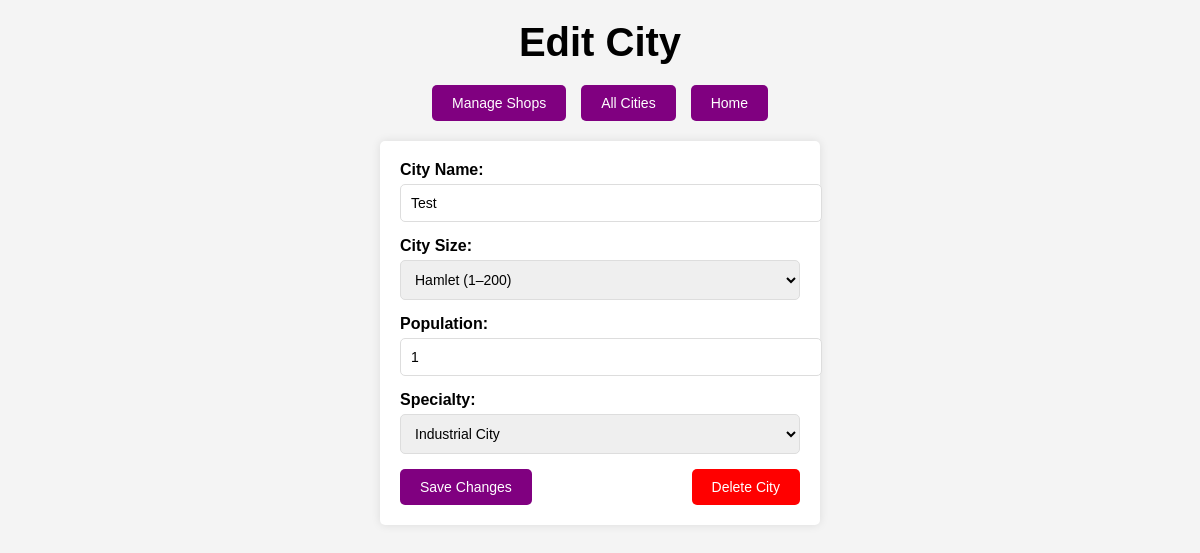
/cities/edit_city/1, run on an earlier commit of the app's database.
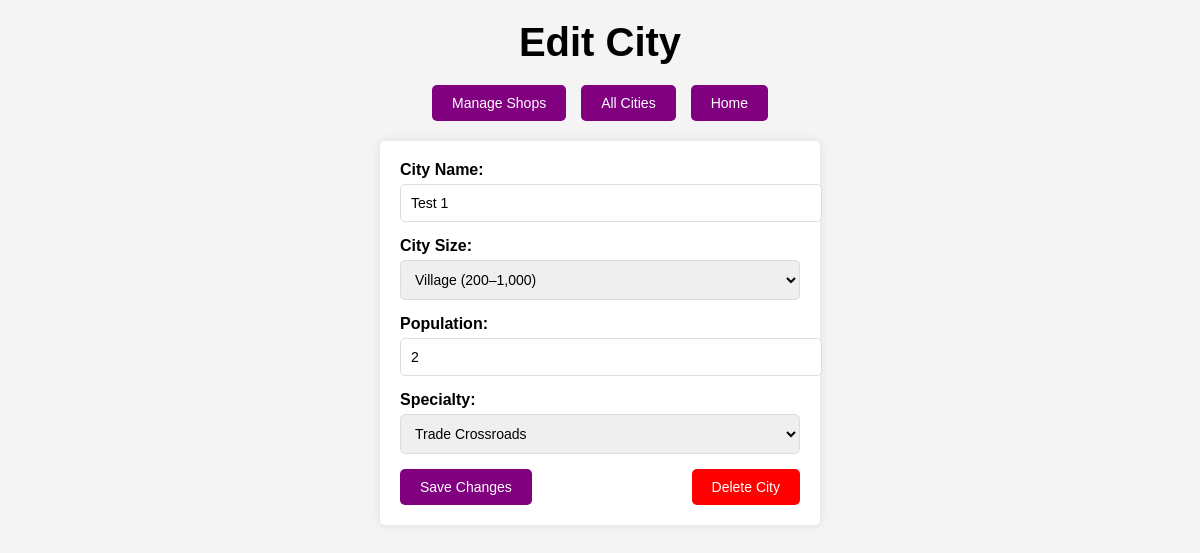
And on a later commit of the database.
### app/models.py (models this page shows, shortened)
class City(db.Model):
    __tablename__ = "cities"
    city_id = db.Column(db.Integer, primary_key=True)
    name = db.Column(db.String(100), nullable=False, index=True)
    size = db.Column(db.String(50))
    population = db.Column(db.Integer)
    region = db.Column(db.String(100), index=True)
    shops = db.relationship("Shop", secondary=shop_cities, back_populates="cities", cascade="all, delete")

### app/routes/city_routes.py (the view, shortened to what this page needs)
@city_bp.route("/edit_city/<int:city_id>", methods=["GET", "POST"])
def edit_city(city_id):
    city = City.query.get_or_404(city_id)
    print(f"[DEBUG] Editing city with ID: {city_id}")
    return render_template("GM_edit_city.html", city=city)

### app/templates/GM_edit_city.html (shortened to what this page needs)
<!DOCTYPE html>
<html>
<head>
</head>
<body>
    <h1>Edit City</h1>
    <div class="button-container">
        <button class="button" onclick="window.location.href='{{ url_for('shop.view_city_shops', city_id=city.city_id) }}'">Manage Shops</button>
        <button class="button" onclick="window.location.href='{{ url_for('city.home') }}'">All Cities</button>
        <button class="button" onclick="window.location.href='/'">Home</button>
    </div>
    <form method="POST">
        <label for="name">City Name:</label>
        <input type="text" id="name" name="name" value="{{ city.name }}" required>
        <label for="size">City Size:</label>
        <select id="size" name="size" required>
            <option value="Hamlet" {% if city.size == "Hamlet" %}selected{% endif %}>Hamlet (1–200)</option>
            <option value="Village" {% if city.size == "Village" %}selected{% endif %}>Village (200–1,000)</option>
        </select>
        <label for="population">Population:</label>
        <input type="number" id="population" name="population" value="{{ city.population }}" required>
        <label for="region">Specialty:</label>
        <select id="region" name="region" required>
            <option value="Industrial City" {% if city.region == "Industrial City" %}selected{% endif %}>Industrial City</option>
            <option value="Trade Crossroads" {% if city.region == "Trade Crossroads" %}selected{% endif %}>Trade Crossroads</option>
        </select>
        <div class="button-row">
            <button type="submit" class="button">Save Changes</button>
            <button type="submit" class="delete-button">Delete City</button>
        </div>
    </form>
</body>
</html>

What changed in the data, as far as the page shows it:
changed City: name "Test" → "Test 1"; size "Hamlet (1–200)" → "Village (200–1,000)"; population "1" → "2"; region "Industrial City" → "Trade Crossroads"
